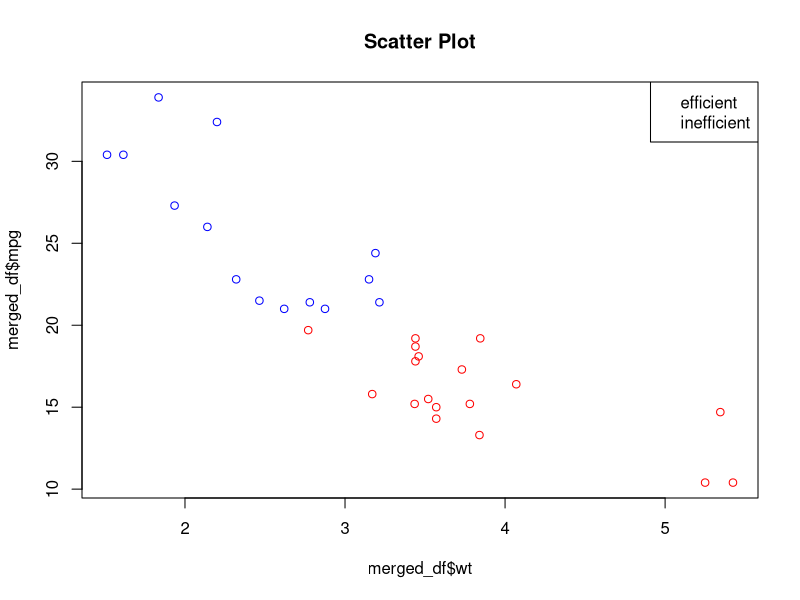
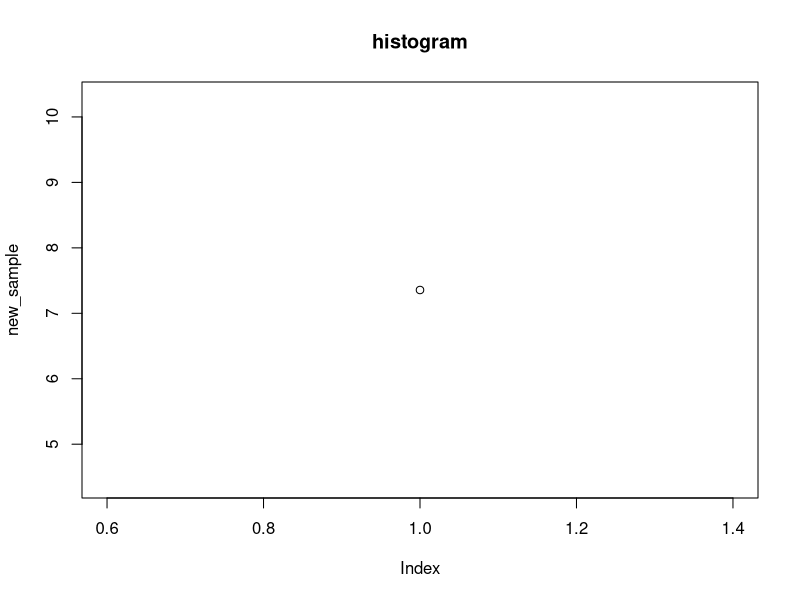
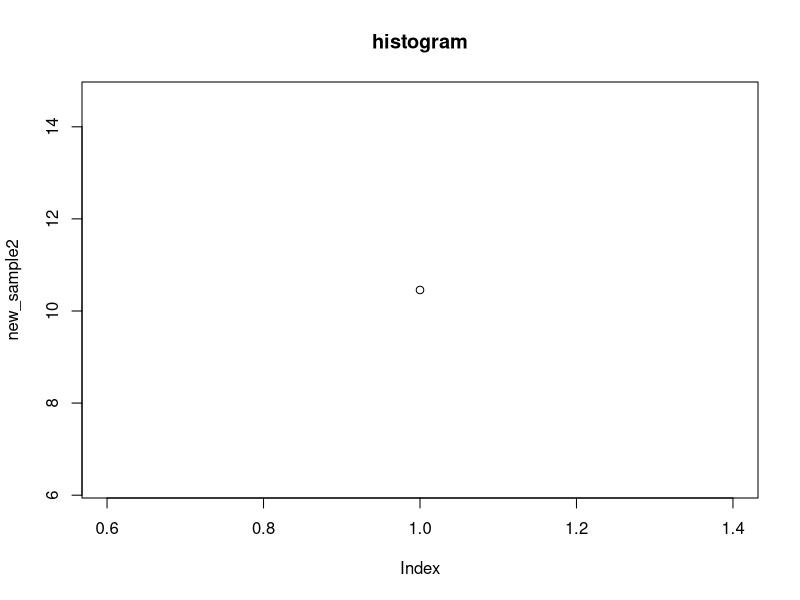
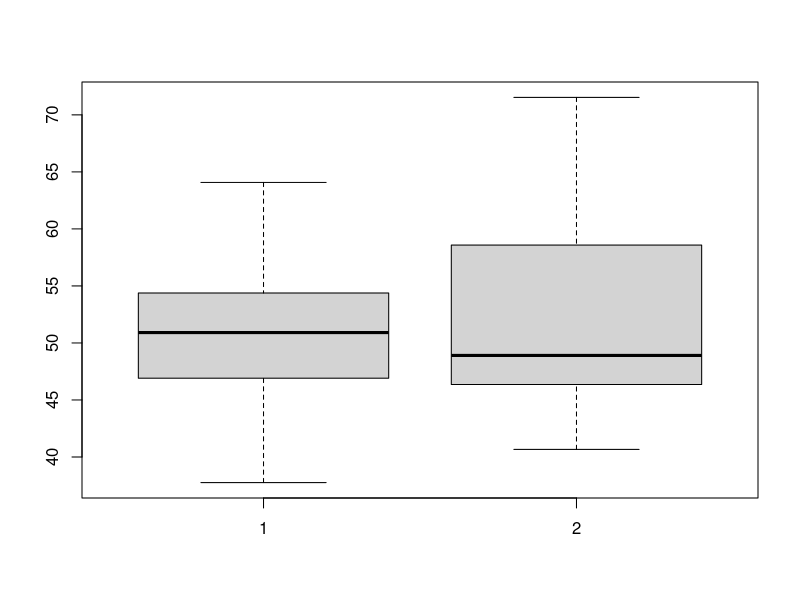
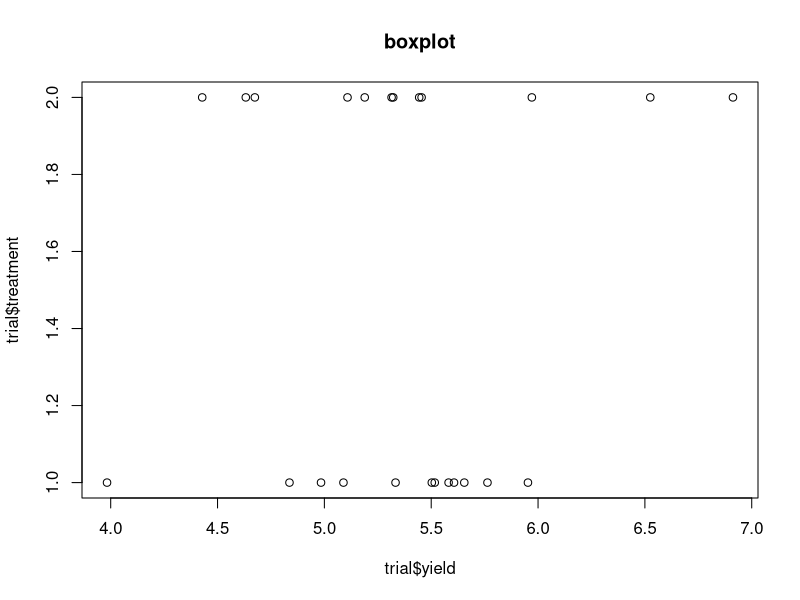

These charts were generated, in order, by the following R code:
## ---- chunk 1
x <- c(3.1, NA, 4.7, 2.9, NA, 5.0)

#extract the positions (indices) of the missing values
which(is.na(x))

#extract all non-missing values
x[c(-2, -5)]
x
#replace missing values with the mean of non missing values
x <- replace(x, is.na(x), mean(x, na.rm = TRUE))
x
#showing mean of x now returns a number
mean(x)
## ---- chunk 2
df <- data.frame(
id = 1:8,
site = c("A", "A", "B", "B", "A", "C", "C", "B"),
treatment = c("control", "drug", "control", "drug", "drug", "control", "drug", "control"),
score = c(12, 15, 9, 18, 14, 11, 20, 10)
)
#subset rows where site is A or C
subset1 <- subset(df, site %in% c("A", "C"))
subset1

#subset rows where treatment is drug and score is at least 15 
treatment <- subset(df, treatment == "drug" & score >= 15)
treatment

#create new object containing only the columns id, treatment and score
new_object <- data.frame(
  df$id, df$treatment, df$score
)
new_object
## ---- chunk 3
vals <- c("1", "2", "3", "4")

# Check if vals is numeric
is.numeric(vals)

#converting vals into numeric
vals <- as.numeric(vals)
is.numeric(vals)

#compute mean
mean(vals)
## ---- chunk 4
grades <- c("merit", "pass", "distinction", "pass", "merit", "pass")

# Converting grades to a factor with ordered levels(pass, merit, distinction)

grades <- factor(
  c("merit", "pass", "distinction", "pass", "merit", "pass"),
  levels = c("pass", "merit", "distinction"),
  ordered = TRUE
)

#showing levels and confirm ordering
levels(grades)

is.ordered(grades)

#computing frequency table
table(grades)
## ---- chunk 5
dates_chr <- c("2026-01-05", "2026-01-12", "2026-02-01", "not_a_date")

# converting to date vector
dates_chr <- as.Date(dates_chr)
class(dates_chr) #check its been converted correctly

# identifying which elements failed to parse
is.na(dates_chr)

#removing invalid dates & computing number of days between earliest and latest valid date
dates_chr <- dates_chr[-4]
dates_chr

difference <- max(dates_chr) - min(dates_chr)
difference
## ---- chunk 6
messy <- data.frame(
  sample_id = c("S1", "S2", "S3", "S4"),
  nitrate = c("12.1", "11.8", "missing", "13.0"),
  ph = c(6.2, 6.5, 6.1, 6.4),
  stringsAsFactors = FALSE
)
#converting nitrate to numeric
messy$nitrate <- as.numeric(messy$nitrate)
#reporting how many NAs were created
which(is.na(messy$nitrate))  #outputs positions of NAs. Counted how many positions were outputted

#There was only 1 NA produced from the conversion

#creating new column
nitrate_flag <- c()

for (val in messy$nitrate) {
  nitrate_flag <- c(nitrate_flag, is.na(val))
}
#adding new vector to "messy"
messy$nitrate_flag <- nitrate_flag

#Computing mean nitrate ignoring NAs
mean(messy$nitrate, na.rm = TRUE)
## ---- chunk 7
nm <- c(" Plot ID ", "Yield(kg/ha)", "Soil%Moisture", "2nd reading", "sensor.ID")
#trim spaces
nm <- trimws(nm)
nm
#convert to lower case
nm <- tolower(nm)
nm
#replacing punctuation and spaces with _
nm <- gsub("[[:punct:][:space:]]", "_", nm)

#collapse multiple _ to a single _
gsub("_+", "_", nm)  #the + means one or more _ should be replaced with one _

#ensure names do not start with a digit 
nm_clean <- make.names(nm, unique = FALSE)  #make.names will make all names in vectors are valid
#return nm_clean
nm_clean
## ---- chunk 8
set.seed(21)
wide <- data.frame(
plot = paste0("P", 1:6),
y_2024 = rnorm(6, 5.0, 0.6),
y_2025 = rnorm(6, 5.4, 0.6),
y_2026 = rnorm(6, 5.2, 0.6)
)

#reshape wide into long format (base R) and long formatting having the columns plot, year and yield
new_wide <- reshape(wide, varying = c("y_2024", "y_2025", "y_2026"), v.names = "yield", timevar = "year", times = c("2024", "2025", "2026"), direction = "long")
new_wide
#computing mean and sd of yield per year
aggregate(
  x = new_wide$yield,
  by = list(year = new_wide$year),
  FUN = mean
)

aggregate(
  x = new_wide$yield,
  by = list(year = new_wide$year),
  FUN = sd
)
## ---- chunk 9
library(tidyr)

long2 <- data.frame(
  id = rep(1:3, each = 2),
  time = rep(c("pre", "post"), times = 3),
  height = c(10, 12, 9, 11, 13, 14),
  weight = c(20, 22, 19, 21, 23, 24)
)

#pivot long2 to wide so that you can get columns like height_pre etc
wide <- pivot_wider(long2,
          names_from = time,
          values_from = c(height, weight))
#checking results
str(wide)
#compute the change scores
wide$height_post - wide$height_pre
wide$weight_post - wide$weight_pre
## ---- chunk 10
left_tbl <- data.frame(
plot = c("P-01", "P-02", "P-03", "P-04"),
yield = c(5.1, 5.4, 5.0, 5.6),
stringsAsFactors = FALSE
)
right_tbl <- data.frame(
plot = c("P01", "P02", "P03", "P05"),
soil = c("clay", "silt", "sand", "peat"),
stringsAsFactors = FALSE
)

#standardise the plot ISs so the join works
left_tbl$plot <- gsub("-", "", left_tbl$plot)
left_tbl

#merge the tables and keep only matching rows
merged_tbl <- merge(left_tbl, right_tbl, by = "plot")
merged_tbl

#identify which plots were missing from each side
left_tbl$plot
right_tbl$plot
## ---- chunk 11
a <- data.frame(id = c(1, 2, 2, 3), score = c(10, 12, 13, 9))
b <- data.frame(id = c(1, 2, 3, 3), group = c("X", "Y", "Y", "Z"))

# merge a and b by id
merged <- merge(a, b, by = "id")
merged

#report number of rows in merged output
nrow(merged)

#Explain why row count increased
#This is because the ids didn't align. For the final two values, each data frame has a different number, so they are added to id rather than merged. So instead of "1, 2, 3, 3", its "1, 2, 2, 3, 3", because the last 2 values aren't aligned. 

#create a and b with unique IDs and merge again
a <- data.frame(id = c(4, 5, 6, 7))
b <- data.frame(id = c(5, 6, 7, 8))
merged2 <- merge(a, b, by = "id")
merged2
## ---- chunk 12
#create data frame labels with car names and a new variable with two levels
data(mtcars)

labels <- data.frame(
  names = rownames(mtcars),
  eff_band = ifelse(mtcars$mpg >= 20,
                     "efficient",
                     "inefficient")
    )

#merge mtcars with labels by car names
merged_df <- merge(mtcars, labels, by.x = "row.names", by.y = "names")

#create scatter plot
colours <- ifelse(merged_df$eff_band == "efficient",
                  "blue",
                  "red")
plot(merged_df$wt, merged_df$mpg, main="Scatter Plot", col = colours)
#add legend with exactly two entries
legend(
  "topright",
  legend = c("efficient", "inefficient"),
)
## ---- chunk 13
data(mtcars)
summarise_cols <- function(df, column) {
  if (!(column %in% names(df))) {
    print("The column name isnt present")
  }
  if (!is.numeric(df[[column]])) {
    print("The column isnt numeric")
  }
}

  
summarise_cols(mtcars, "mpg")
summarise_cols(mtcars, "hp")
summarise_cols(mtcars, "wt")
## ---- chunk 14
d1 <- iris[1:50, c("Sepal.Length", "Sepal.Width")]
d2 <- iris[51:100, c("Sepal.Length", "Sepal.Width")]
d3 <- iris[101:150, c("Sepal.Length", "Sepal.Width")]
L <- list(d1, d2, d3)

#using lapply to compute the correlation between Sepal.Length and Sepal.Width in each element

results <- lapply(L, function(L) {
  cor(L$Sepal.Length, L$Sepal.Width)
})
results

#combining data frames into one
new_L <- do.call(rbind, L)
#computing correlation again on combined data
new_results <- do.call(rbind, new_L)
new_results
## ---- chunk 15
M <- matrix(1:12, nrow = 3, byrow = TRUE)
colnames(M) <- c("A", "B", "C", "D")

#convert M into a data frame
DF <- data.frame(M)
DF
#add a non-numeric column as a factor
band <-  c("low", "high", "low") 
DF$band <- as.factor(band)

#showing colSums (M) works but colSums (D) acts differently
colSums(M)
colSums(DF[sapply(DF, is.numeric)]) #needed for quarto to render it
## ---- chunk 16
set.seed(202)
pop <- rexp(5000, rate = 1/10)

#take 100 samples of size 10, compute mean each time, store them
new_sample <- mean(sample(pop, 10))
new_sample
#repeat for 40 samples
new_sample2 <- mean(sample(pop, 40))
new_sample2
#plot two histograms
plot(new_sample, main = "histogram") 

plot(new_sample2, main = "histogram")
## ---- chunk 17
set.seed(77)
x <- rnorm(18, mean = 5.5, sd = 1.2)

#compute a 95% CI for the mean by hand
y <- mean(x)
z <- sd(x) 
critical_value <- qt(0.95, df = y, z)

# running t-test(x) to compare intervals
t.test(x)
## ---- chunk 18
set.seed(88)
A <- rnorm(20, mean = 50, sd = 6)
B <- rnorm(22, mean = 54, sd = 9)

#make side-by-side boxplots of A and B
boxplot(A, B)
#compute mean and SD for each group
mean(A)
mean(B)
sd(A)
sd(B)
#running two-sample t-test
t.test(A, B)
## ---- chunk 19
data(iris)

#revel species so that virginica is the reference
iris$Species <- relevel(iris$Species, ref = "virginica")
iris$Species
#fit sepal.length - species
model <- lm(Sepal.Length ~ Species, data = iris)

#showing coefficient table
summary(model)
## ---- chunk 20
set.seed(909)
trial <- data.frame(
plot = rep(paste0("P", 1:12), each = 2),
treatment = rep(c("control", "treated"), times = 12),
yield = rnorm(24, mean = 5.0, sd = 0.5)
)
trial$yield[trial$treatment == "treated"] <- trial$yield[trial$treatment == "treated"] + 0.3

#convert treatment to a factor and set control as the reference
trial$treatment <- factor(trial$treatment)
trial$treatment <- relevel(trial$treatment, ref = "control")

#compute mean yield by treatment
aggregate(
  trial$yield,
  by = list(treatment = trial$treatment),
  FUN = mean
)

#boxplot of yield by treatment
plot(trial$yield, trial$treatment, main = "boxplot")
#fit linear model yield-treatment and interpret the treatment coefficient in one sentence
model <- summary(lm(yield ~ treatment, data = trial))
model
